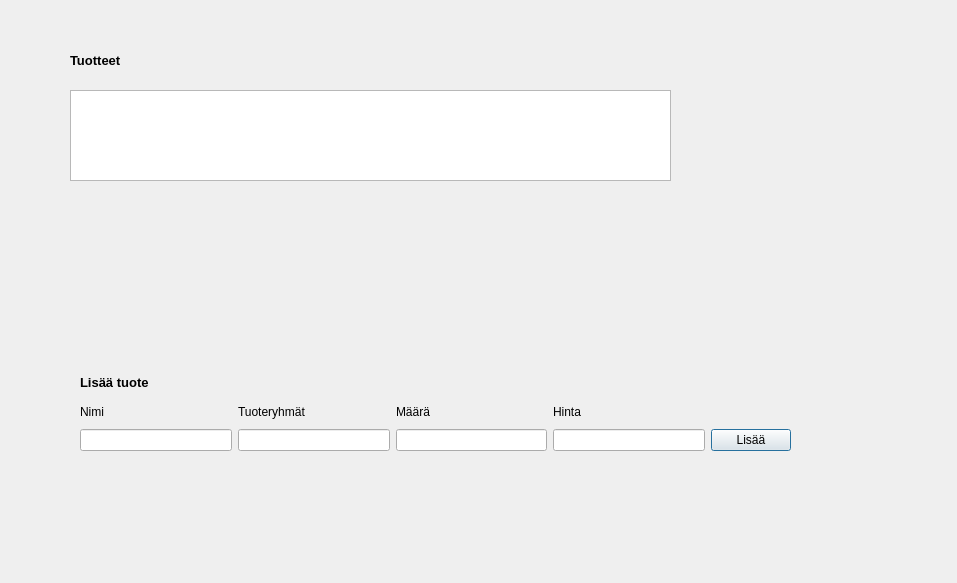
<?xml version="1.0" encoding="UTF-8"?>
<ui version="4.0">
 <class>product</class>
 <widget class="QDialog" name="product">
  <property name="geometry">
   <rect>
    <x>0</x>
    <y>0</y>
    <width>957</width>
    <height>583</height>
   </rect>
  </property>
  <property name="windowTitle">
   <string>Dialog</string>
  </property>
  <widget class="QListView" name="listView_tuotteet">
   <property name="geometry">
    <rect>
     <x>70</x>
     <y>90</y>
     <width>601</width>
     <height>91</height>
    </rect>
   </property>
  </widget>
  <widget class="QLabel" name="label">
   <property name="geometry">
    <rect>
     <x>70</x>
     <y>50</y>
     <width>111</width>
     <height>21</height>
    </rect>
   </property>
   <property name="font">
    <font>
     <pointsize>10</pointsize>
     <weight>75</weight>
     <bold>true</bold>
    </font>
   </property>
   <property name="text">
    <string>Tuotteet</string>
   </property>
  </widget>
  <widget class="QWidget" name="">
   <property name="geometry">
    <rect>
     <x>80</x>
     <y>370</y>
     <width>711</width>
     <height>81</height>
    </rect>
   </property>
   <layout class="QGridLayout" name="gridLayout">
    <item row="0" column="0">
     <widget class="QLabel" name="label_2">
      <property name="font">
       <font>
        <pointsize>10</pointsize>
        <weight>75</weight>
        <bold>true</bold>
       </font>
      </property>
      <property name="text">
       <string>Lisää tuote</string>
      </property>
     </widget>
    </item>
    <item row="1" column="0">
     <widget class="QLabel" name="label_3">
      <property name="text">
       <string>Nimi</string>
      </property>
     </widget>
    </item>
    <item row="1" column="1">
     <widget class="QLabel" name="label_5">
      <property name="text">
       <string>Tuoteryhmät</string>
      </property>
     </widget>
    </item>
    <item row="1" column="2">
     <widget class="QLabel" name="label_4">
      <property name="text">
       <string>Määrä</string>
      </property>
     </widget>
    </item>
    <item row="1" column="3">
     <widget class="QLabel" name="label_6">
      <property name="text">
       <string>Hinta</string>
      </property>
     </widget>
    </item>
    <item row="2" column="0">
     <widget class="QLineEdit" name="lineEdit"/>
    </item>
    <item row="2" column="1">
     <widget class="QLineEdit" name="lineEdit_4"/>
    </item>
    <item row="2" column="2">
     <widget class="QLineEdit" name="lineEdit_2">
      <property name="text">
       <string/>
      </property>
     </widget>
    </item>
    <item row="2" column="3">
     <widget class="QLineEdit" name="lineEdit_3"/>
    </item>
    <item row="2" column="4">
     <widget class="QPushButton" name="pushButton">
      <property name="text">
       <string>Lisää</string>
      </property>
     </widget>
    </item>
   </layout>
  </widget>
 </widget>
 <resources/>
 <connections/>
</ui>
